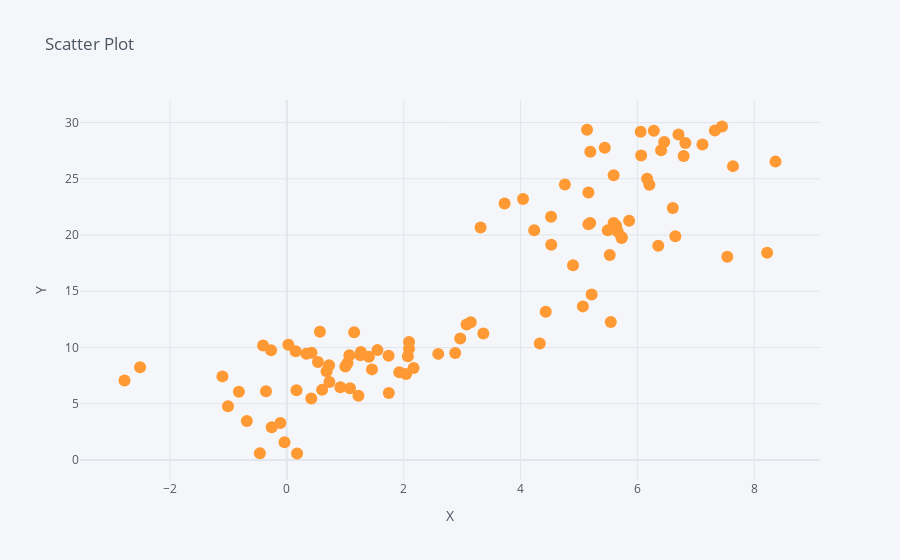

The notebook cell saved with this chart:
### Code cell
df.iplot(x='A', y='B', mode='markers', title='Scatter Plot', xTitle='X', yTitle='Y')
